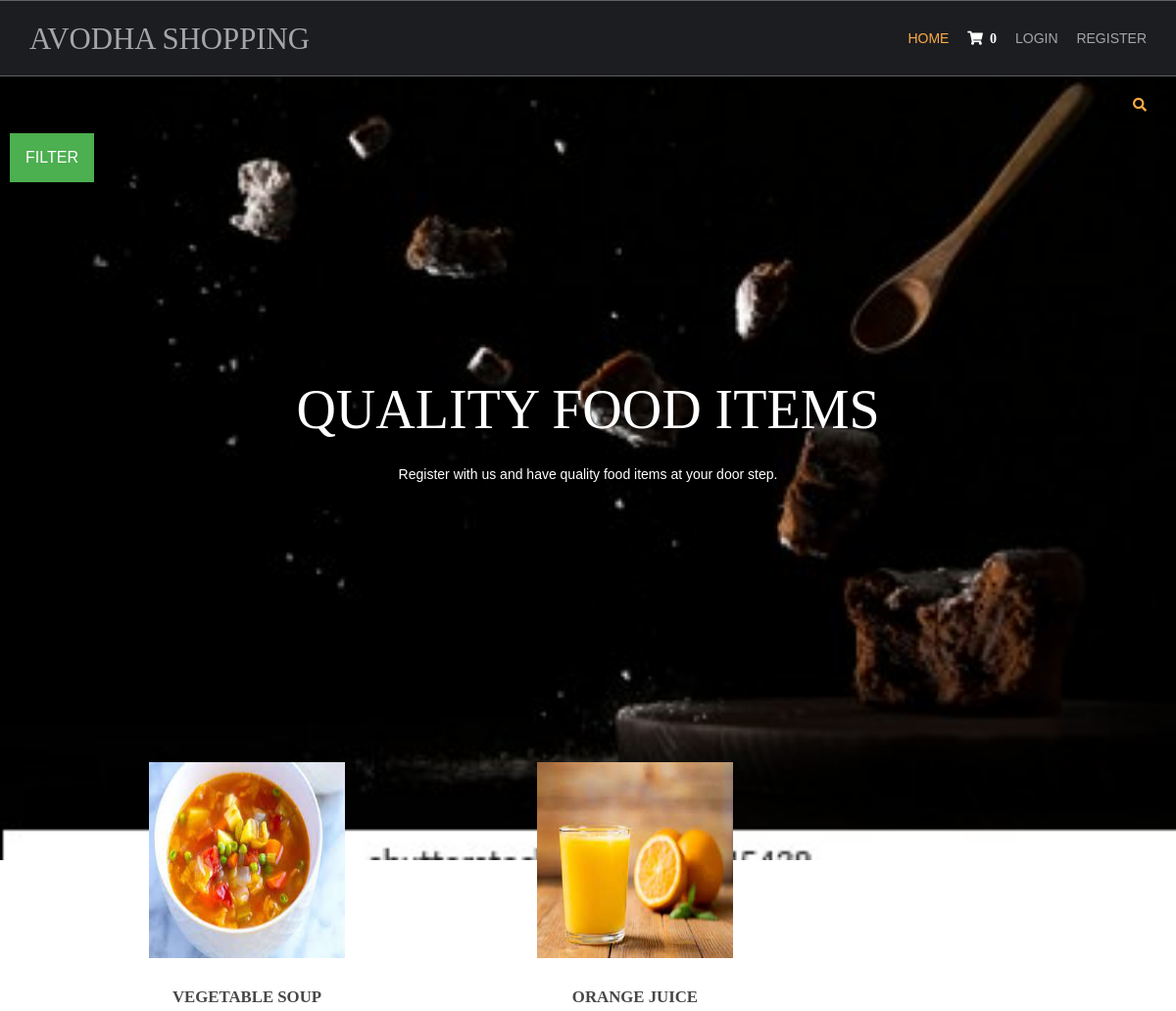
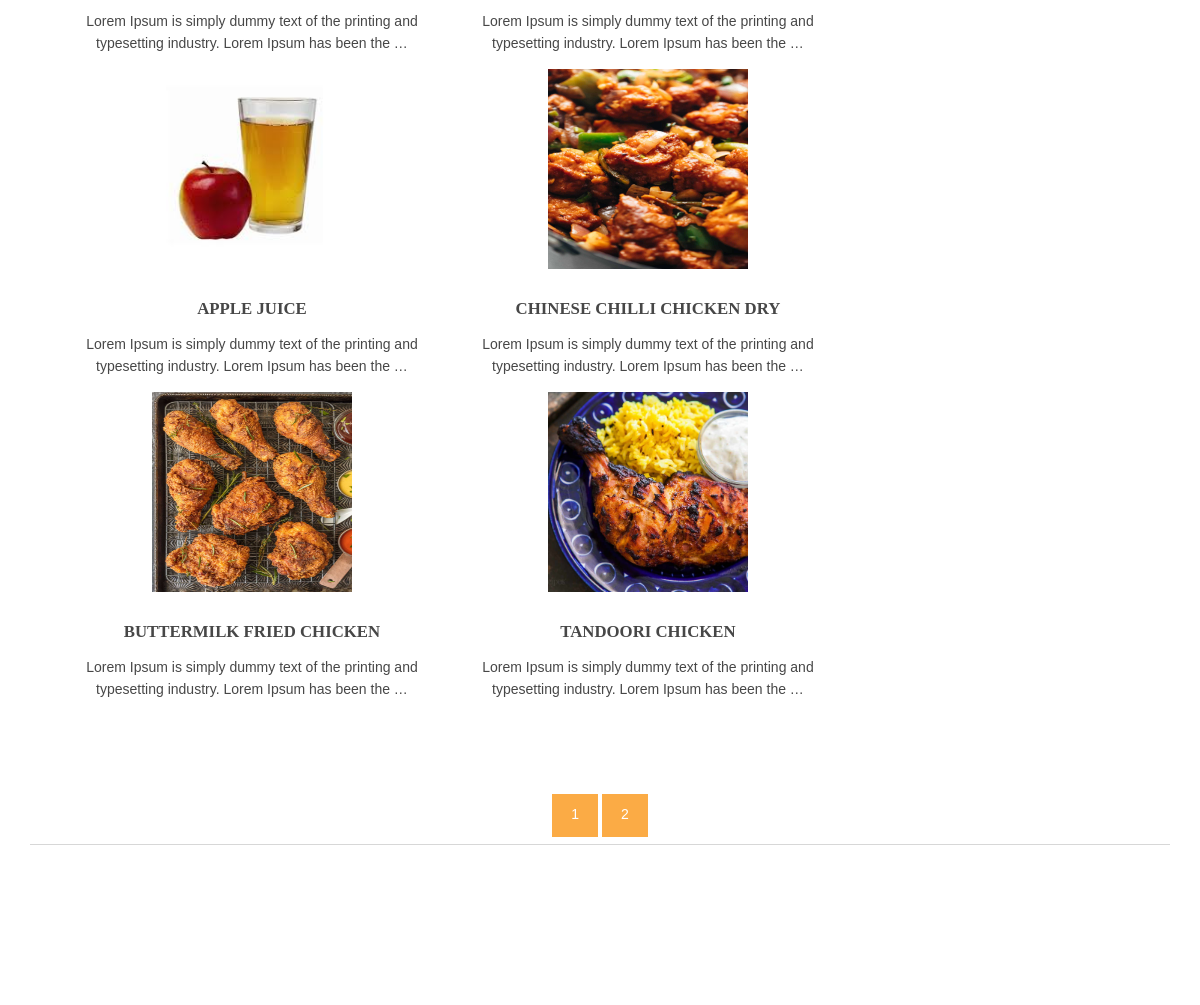
The page / on the database its author committed (2 pictures, top to bottom).
### ecommerce_app/models.py (models this page shows)
class Product(models.Model):
    name=models.CharField(max_length=250,unique=True)
    slug = models.SlugField(max_length=250, unique=True)
    desc = models.TextField(blank=True)
    image = models.ImageField(upload_to='product', blank=True)
    category = models.ForeignKey(Category,on_delete=models.CASCADE)
    price = models.IntegerField()
    stock = models.IntegerField()
    available = models.BooleanField()
    def get_url(self):
        return reverse("ecommerce_app:ProdCatDetail", args=[self.category.slug, self.slug])

### ecommerce_app/views.py (the view)
# urls.py: path('', views.home,name='hm'),
def home(request,c_slug=None):
    c_page = None
    products = None
    if c_slug != None:
        c_page = get_object_or_404(Category, slug=c_slug)
        products = Product.objects.filter(category=c_page, available=True)
    else:
        products = Product.objects.all().filter(available=True)
    cat=Category.objects.all()
    paginator = Paginator(products, 6)
    try:
        page=int(request.GET.get('page',1))
    except:
         page=1
    try:
         pro=paginator.page(page)
    except (EmptyPage,InvalidPage):
         pro=paginator.page(paginator.num_pages)
    return render(request,'index.html',{'products':products,'ct':cat,'pg':pro})

### cart/context_processors.py (called while the page is built)
def counter(request):
    item_count=0
    if 'admin' in request.path:
        return {}
    else:
        try:
            cart=Cart.objects.filter(cart_id=_cart_id(request))
            cart_items=CartItem.objects.all().filter(cart=cart[:1])
            for cart_item in cart_items:
                item_count+=cart_item.quantity
        except cart.DoesNotExist:
            item_count=0
        return dict(item_count=item_count)

### cart/views.py (called while the page is built)
def _cart_id(request):
    cart=request.session.session_key
    if not cart:
        cart=request.session.create()
    return cart

### ecommerce_app/models.py (called while the page is built)
    def get_url(self):
        return reverse("ecommerce_app:prod_cat", args=[self.slug])

### templates/index.html (shortened to what this page needs)
{% extends 'base.html' %}
{% load static %}
{% block content %}
<html lang="">
<head>
<link href="{% static 'hm/layout/styles/layout.css' %}" rel="stylesheet" type="text/css" media="all">
</head>
<body id="top">
<div class="abcd" style="background-image:url({% static 'hm/images/demo/backgrounds/baimg6.jpg' %});">
 <div class="wrapper row0">
    <div id="topbar" class="hoc clear">
  <div class="fl_right">
        <ul class="nospace">
          <li id="searchform">
          </li>
        </ul>
    </div>
  </div>
   <div class="dropdown">
  <button class="dropbtn">FILTER</button>
</div>
      </div>
  <div id="pageintro" class="hoc clear">
    <article>
      <h3 class="heading">QUALITY FOOD ITEMS</h3>
      <p>Register with us and have quality food items at your door step.</p>
    </article>
  </div>
</div>
<div class="wrapper row3">
  <main class="hoc container clear">
    <section id="introblocks">
      <ul class="nospace group btmspace-80">
        {% for i in pg.object_list %}
        <li class="one_third">
          <figure><a class="imgover" href="{{i.get_url}}"><img src={{i.image.url}} alt="" style="height: 200; width: 200"></a>
            <figcaption>
              <h6 class="heading">{{i.name}}</h6>
              <p>{{i.desc|truncatewords:17}}</p>
            </figcaption>
          </figure>
        </li>
        {% endfor %}
      </ul>
    </section>
      <center>
      <div class="mx-auto">
                <div class="text-center">
                    {% for p in pg.paginator.page_range %}
                    <a href="?page={{p}}" class="btn btn-light btn-sm {% if pg.number == p %} activate {% endif %}">{{p}}</a>
                    {% endfor %}
                </div>
            </div>
          </center>
    <hr class="btmspace-80">
  </main>
</div>
</body>
</html>
{% endblock %}

### templates/base.html (shortened to what this page needs)
{% load static %}
<html lang="">
<head>
<link href="{% static 'hm/layout/styles/layout.css' %}" rel="stylesheet" type="text/css" media="all">
</head>
<body id="top">
  <div class="wrapper row1">
    <header id="header" class="hoc clear">
      <div id="logo" class="fl_left">
        <h1><a href="/">AVODHA SHOPPING</a></h1>
      </div>
      <nav id="mainav" class="fl_right">
        <ul class="clear">
          <li class="active"><a href="/">Home</a></li>
          <li><a class="active" href="{% url 'cart:cart_detail' %}"><i class="fa fa-shopping-cart" style="font-size:14px; color:white">&nbsp; {{item_count}}</i></a></li>
         {% if user.is_authenticated %}
          <li>Hai {{user.username}}</li>
          <li><a href="accounts/logout">Logout</a></li>
          {% else %}
          <li><a href="accounts/login">Login</a></li>
          <li><a href="accounts/register">Register</a></li>
          {% endif %}
        </ul>
      </nav>
    </header>
  </div>
{% block content %}
{% endblock %}
</body>
</html>

### static/hm/layout/styles/layout.css (style rules this page uses)
.row1 { border:solid; border-width:1px 0; }
#topbar { padding:20px 0; font-size:.8rem; text-transform:uppercase; }
#topbar ul li { display:inline-block; margin-right:15px; }
#topbar ul li:last-child { margin-right:0; padding-right:0; border-right:none; }
#topbar #searchform { position:relative; line-height:1; z-index:9999; }
#topbar #searchform::after { display:block; height:18px; line-height:18px; padding:0; font-family:"Font Awesome\ 5 Free"; font-weight:900; font-size:1rem; content:"\f002"; }
#topbar #searchform ::placeholder { text-transform:capitalize; }
#header #logo { margin:22px 0 0 0; }
#header #logo h1 { margin:0; padding:0; font-size:2.2rem; text-transform:uppercase; }
#pageintro { padding:200px 0 300px; }
#pageintro article, #pageintro article p { display:block; max-width:75%; margin:0 auto; text-align:center; }
#pageintro article p { max-width:65%; line-height:2rem; }
#pageintro .heading { margin-bottom:20px; font-size:4rem; }
.container { padding:80px 0; }
#introblocks { display:block; position:relative; margin:-180px 0 0 0; z-index:1; text-align:center; }
#introblocks figure figcaption { display:block; padding:30px 0 0 0; text-align:center; }
#introblocks figure figcaption .heading { font-size:1.2rem; font-weight:700; margin-bottom:0; }
*, *::before, *::after { transition:all .3s ease-in-out; }
nav ul, nav ol { margin:0; padding:0; list-style:none; }
#mainav, #breadcrumb, .sidebar nav { line-height:normal; }
#mainav ul { text-transform:uppercase; }
#mainav li { display:inline-block; position:relative; margin:0 15px 0 0; padding:0; }
#mainav li:last-child { margin-right:0; }
#mainav li a { display:block; padding:30px 0; }
body { color:#A5A6AA; background-color:#1C1D21; }
a { color:#FBAB45; }
hr, .borderedbox { border-color:#D7D7D7; }
.btn, .btn.inverse:hover { color:#FFFFFF; background-color:#FBAB45; border-color:#FBAB45; }
.imgover, .imgover:hover::after { color:#FFFFFF; }
.row1 { border-color:rgba(255,255,255,.3); }
.row3 { color:#474747; background-color:#FFFFFF; }
#topbar #searchform { color:#FBAB45; }
#header #logo h1 a { color:inherit; }
#pageintro { color:#FFFFFF; }
#mainav li a { color:inherit; }
#mainav .active a, #mainav a:hover, #mainav li:hover > a { color:#FBAB45; background-color:inherit; }
@media screen and (min-width:1140px) { .hoc { max-width:1140px; } }

### templates/index.html (style rules this page uses)
.dropbtn { background-color: #4CAF50; color: white; padding: 16px; font-size: 16px; border: none; cursor: pointer; }
.dropdown { position: relative; display: inline-block; padding-left: 10px; }
.abcd { height: 100%; background-position: center; background-repeat: no-repeat; background-size: cover; }

### rows shown on the page
Product: image (picture), name "VEGETABLE SOUP", desc "Lorem Ipsum is simply dummy text of the printing and typesetting industry. Lorem Ipsum has been the …"
Product: image (picture), name "ORANGE JUICE", desc "Lorem Ipsum is simply dummy text of the printing and typesetting industry. Lorem Ipsum has been the …"
Product: image (picture), name "APPLE JUICE", desc "Lorem Ipsum is simply dummy text of the printing and typesetting industry. Lorem Ipsum has been the …"
Product: image (picture), name "CHINESE CHILLI CHICKEN DRY", desc "Lorem Ipsum is simply dummy text of the printing and typesetting industry. Lorem Ipsum has been the …"
Product: image (picture), name "BUTTERMILK FRIED CHICKEN", desc "Lorem Ipsum is simply dummy text of the printing and typesetting industry. Lorem Ipsum has been the …"
Product: image (picture), name "TANDOORI CHICKEN", desc "Lorem Ipsum is simply dummy text of the printing and typesetting industry. Lorem Ipsum has been the …"

### other values the page prints
{{ item_count }} "0"
{{ p }} "1" "2"
